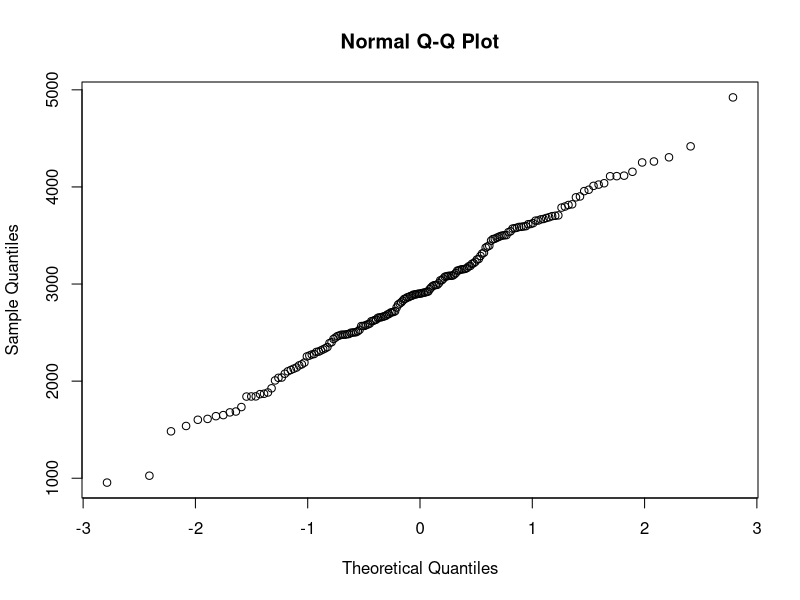
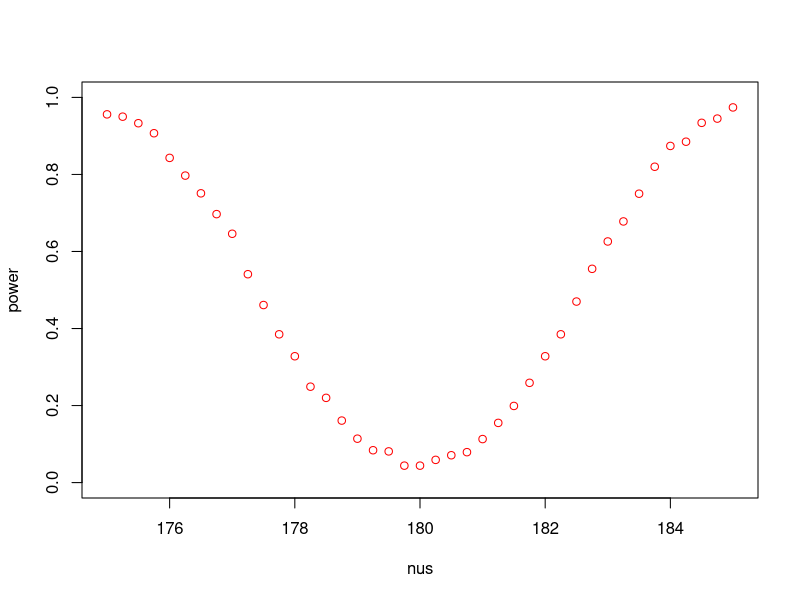
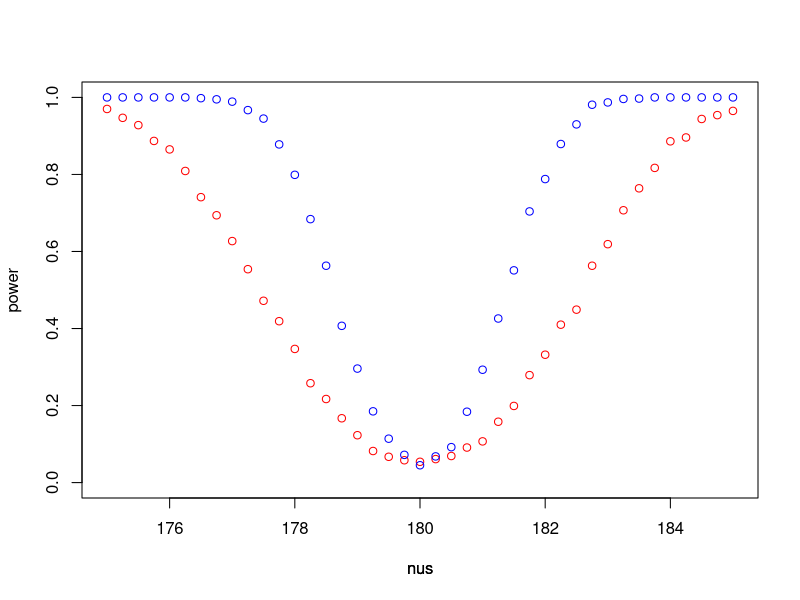
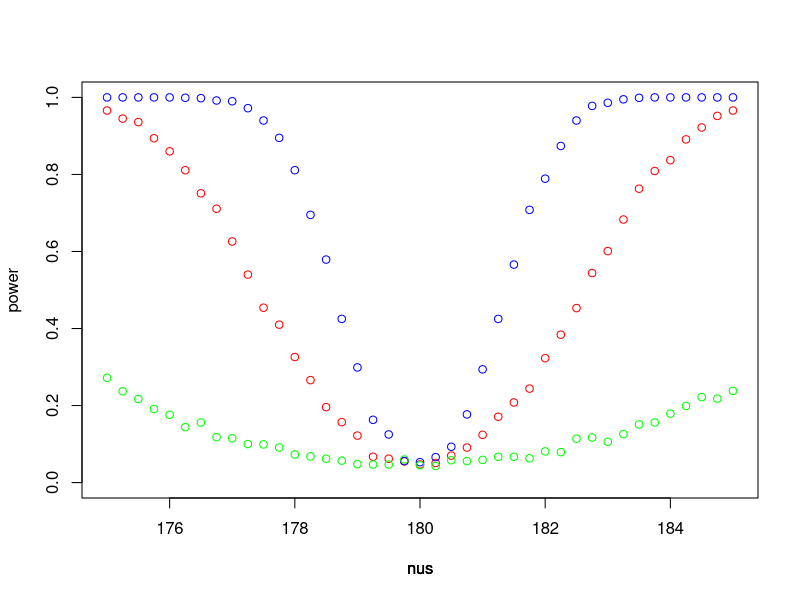
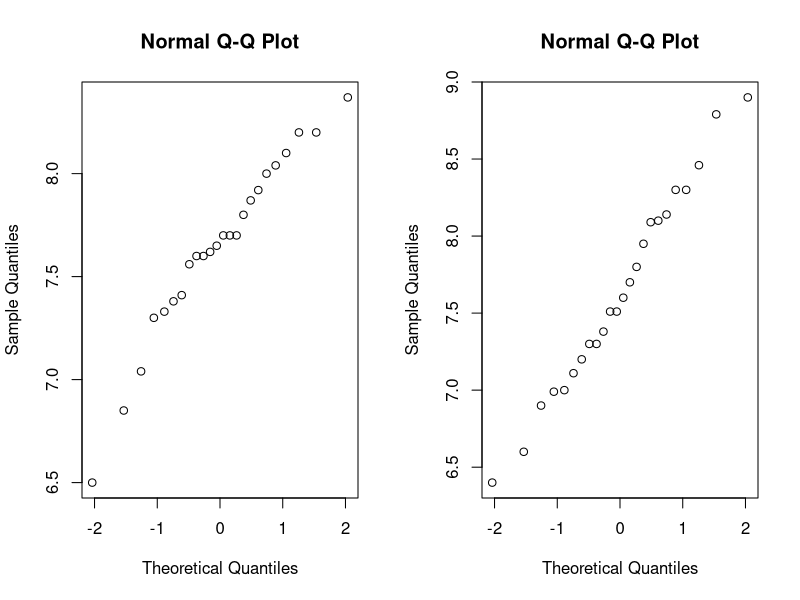
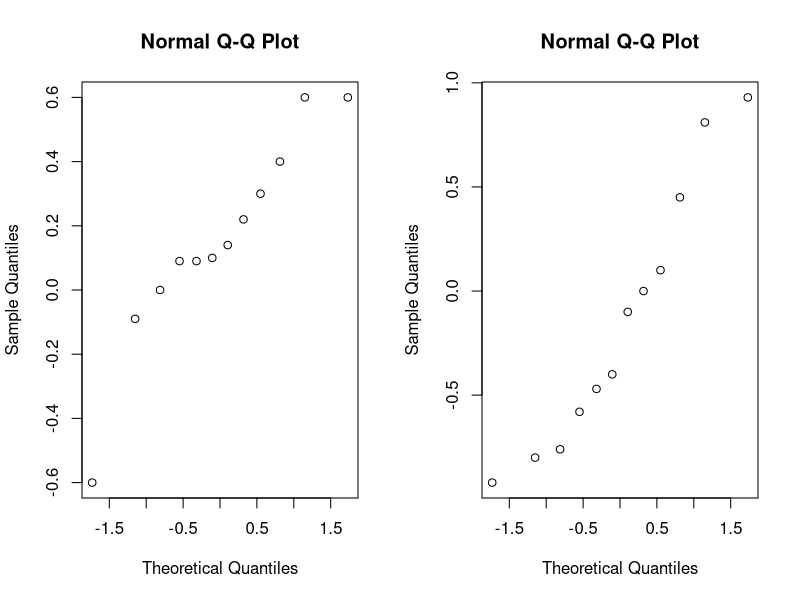
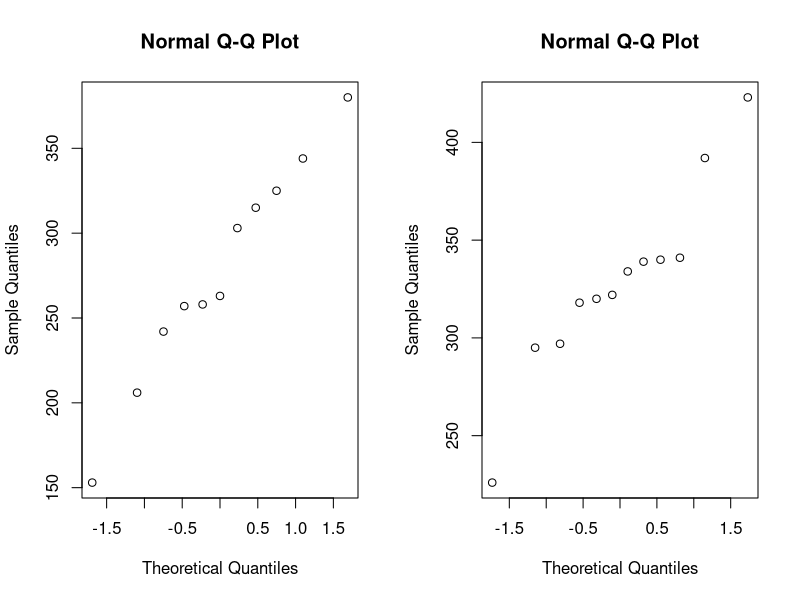
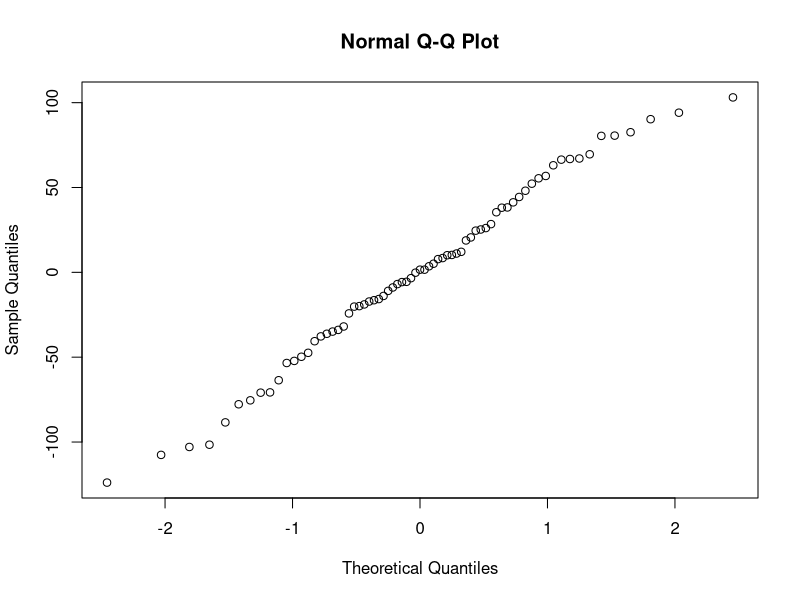

Write the R code that produced these figures, in order.
## ---- chunk 1
birth_weight <- scan("birthweight.txt", skip=1)
qqnorm(birth_weight)
## ---- chunk 2
res <- t.test(birth_weight, conf.level=0.9)
## ---- chunk 3
res <- t.test(birth_weight, alternative=c("greater"), mu=2800, conf.level=0.9)
## ---- chunk 4
plot_nu_power <- function(m, n, mu, nus, sd, B, col, add) {
    p_values <- numeric(B); power <- numeric(length(nus))
    for (i in 1:length(nus)) {
        for (b in 1:B) {
            x <- rnorm(m, mu, sd)
            y <- rnorm(n, nus[i], sd)
            p_values[b] <- t.test(x, y, var.equal=TRUE)$p.value
        }
        power[i] <- mean(p_values < 0.05)
    }
    if (add) {
        par(new=TRUE)
        plot(nus, power, type="p", col=col, axes=FALSE, ylab='', ylim=c(0, 1))
    } else {
        plot(nus, power, type="p", col=col, ylim=c(0, 1))
    }
}

plot_nu_power(30, 30, 180, seq(175, 185, by=0.25), 5, 1000, "red", FALSE)
## ---- chunk 5
plot_nu_power(30, 30, 180, seq(175, 185, by=0.25), 5, 1000, "red", FALSE)
plot_nu_power(100, 100, 180, seq(175, 185, by=0.25), 5, 1000, "blue", TRUE)
## ---- chunk 6
plot_nu_power(30, 30, 180, seq(175, 185, by=0.25), 5, 1000, "red", FALSE)
plot_nu_power(100, 100, 180, seq(175, 185, by=0.25), 5, 1000, "blue", TRUE)
plot_nu_power(30, 30, 180, seq(175, 185, by=0.25), 15, 1000, "green", TRUE)
## ---- chunk 7
run <- read.table("run.txt", header=TRUE)
par(mfrow=c(1, 2))
qqnorm(run$before); qqnorm(run$after)
## ---- chunk 8
p_val <- cor.test(run$before, run$after)$p.value
## ---- chunk 9
par(mfrow=c(1, 2))
run_energy <- subset(run, drink=="energy")
run_lemo <- subset(run, drink=="lemo")
qqnorm(run_energy$before - run_energy$after)
qqnorm(run_lemo$before - run_lemo$after)
## ---- chunk 10
perm.test <- function(x, y, T, B) {
   T_val <- T(x - y)
   T_vals <- numeric(B)

   for (i in 1:B) {
      perm_data <- t(apply(cbind(x, y), 1, sample))
      T_vals[i] <- T(perm_data[, 1] - perm_data[, 2])
   }

   p_val_left <- sum(T_vals < T_val) / B
   p_val_right <- sum(T_vals > T_val) / B
   p_val <- 2 * min(p_val_left, p_val_right)
   return (p_val)
}
p_val_energy <- perm.test(run_energy$before, run_energy$after, mean, 1000)
p_val_lemo <- perm.test(run_energy$before, run_energy$after, mean, 1000)
## ---- chunk 11
p_val <- wilcox.test(run_energy$before - run_energy$after, run_lemo$before - run_lemo$after)
## ---- chunk 12
meatmeal <- subset(chickwts, feed=="meatmeal")$weight
sunflower <- subset(chickwts, feed=="sunflower")$weight
p_val <- t.test(meatmeal, sunflower)$p.value
## ---- chunk 13
p_val <- wilcox.test(meatmeal, sunflower)$p.value
## ---- chunk 14
p_val <- ks.test(meatmeal, sunflower)$p.value
## ---- chunk 15
par(mfrow=c(1, 2))
qqnorm(meatmeal); qqnorm(sunflower)
## ---- chunk 16
chickwts_lm <- lm(weight~feed, data=chickwts)
p_val <- anova(chickwts_lm)["feed", ]$p.value
## ---- chunk 17
coef <- summary(chickwts_lm)$coefficients[, "Estimate"]
## ---- chunk 18
par(mfrow=c(1, 1))
qqnorm(residuals(chickwts_lm))
## ---- chunk 19
p_val <- kruskal.test(weight~feed, data=chickwts)$p.value
